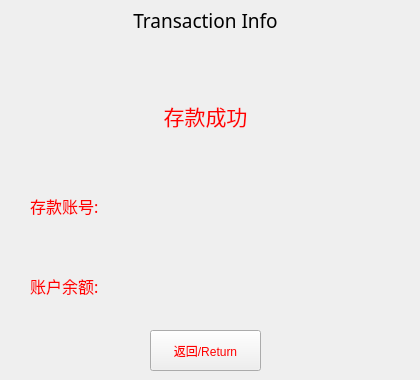
    <widget class="QWidget" name="DepositOKINFOPage">
     <property name="styleSheet">
      <string notr="true">background-image: url(:/images/img/blackBackground.jpg);</string>
     </property>
     <widget class="QLabel" name="label_29">
      <property name="geometry">
       <rect>
        <x>0</x>
        <y>0</y>
        <width>411</width>
        <height>41</height>
       </rect>
      </property>
      <property name="font">
       <font>
        <family>黑体</family>
        <pointsize>14</pointsize>
       </font>
      </property>
      <property name="styleSheet">
       <string notr="true">background-image: url(:/images/img/redBackgroud.jpg);</string>
      </property>
      <property name="text">
       <string>Transaction Info</string>
      </property>
      <property name="alignment">
       <set>Qt::AlignCenter</set>
      </property>
     </widget>
     <widget class="QLabel" name="label_30">
      <property name="geometry">
       <rect>
        <x>30</x>
        <y>80</y>
        <width>351</width>
        <height>71</height>
       </rect>
      </property>
      <property name="font">
       <font>
        <family>黑体</family>
        <pointsize>16</pointsize>
       </font>
      </property>
      <property name="styleSheet">
       <string notr="true">color: rgb(255, 0, 0);</string>
      </property>
      <property name="text">
       <string>存款成功</string>
      </property>
      <property name="alignment">
       <set>Qt::AlignCenter</set>
      </property>
     </widget>
     <widget class="QLabel" name="label_ckcardid">
      <property name="geometry">
       <rect>
        <x>30</x>
        <y>180</y>
        <width>351</width>
        <height>51</height>
       </rect>
      </property>
      <property name="font">
       <font>
        <family>黑体</family>
        <pointsize>12</pointsize>
       </font>
      </property>
      <property name="styleSheet">
       <string notr="true">color: rgb(255, 0, 0);</string>
      </property>
      <property name="text">
       <string>存款账号:</string>
      </property>
      <property name="alignment">
       <set>Qt::AlignLeading|Qt::AlignLeft|Qt::AlignVCenter</set>
      </property>
     </widget>
     <widget class="QLabel" name="label_ckBalance">
      <property name="geometry">
       <rect>
        <x>30</x>
        <y>260</y>
        <width>351</width>
        <height>51</height>
       </rect>
      </property>
      <property name="font">
       <font>
        <family>黑体</family>
        <pointsize>12</pointsize>
       </font>
      </property>
      <property name="styleSheet">
       <string notr="true">color: rgb(255, 0, 0);</string>
      </property>
      <property name="text">
       <string>账户余额:</string>
      </property>
      <property name="alignment">
       <set>Qt::AlignLeading|Qt::AlignLeft|Qt::AlignVCenter</set>
      </property>
     </widget>
     <widget class="QPushButton" name="btn_ckreturn">
      <property name="geometry">
       <rect>
        <x>150</x>
        <y>330</y>
        <width>111</width>
        <height>41</height>
       </rect>
      </property>
      <property name="styleSheet">
       <string notr="true">color: rgb(255, 0, 0);</string>
      </property>
      <property name="text">
       <string>返回/Return</string>
      </property>
     </widget>
    </widget>
